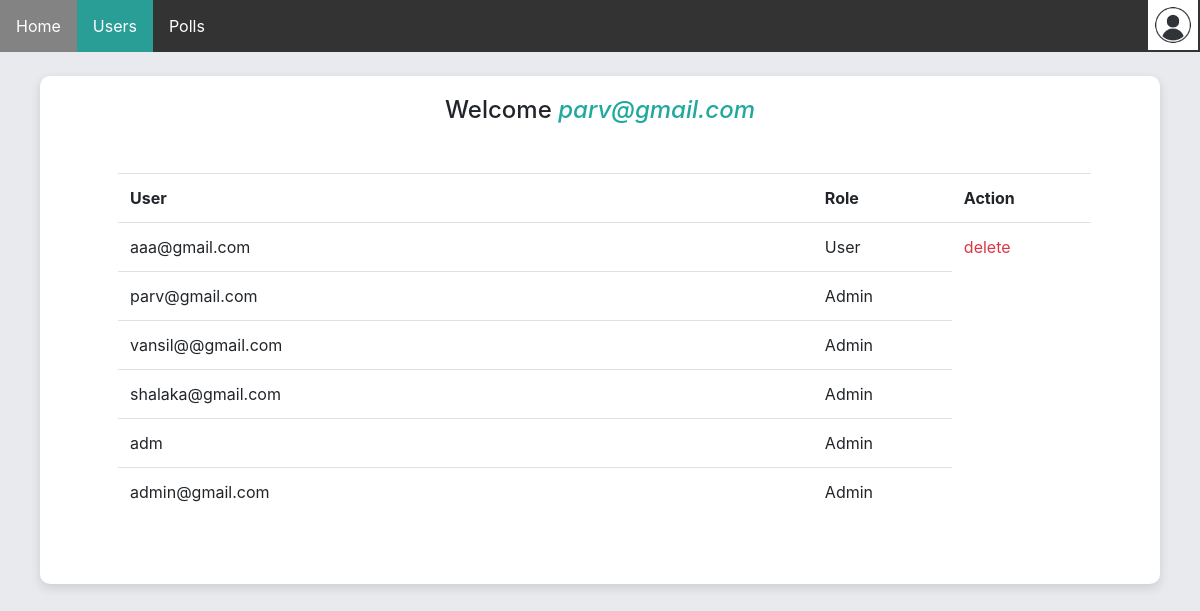
Screenshot of /admin (signed in) with the database file from the repository.
### app/models.py (models this page shows)
class User(db.Model, UserMixin):
    __tablename__ = 'user'
    id = db.Column(db.Integer, primary_key=True)
    email = db.Column(db.String(500), unique=True, nullable=False)
    password_hash = db.Column(db.String(500), unique=True, nullable=False) # store the hash password
    is_admin = db.Column(db.Boolean, default=False)
    polls = db.relationship('Poll', backref='creator', lazy=True, cascade="all, delete")
    votes = db.relationship('Vote', backref='voter', lazy=True, cascade="all, delete")
    vote_history = db.relationship('UserVoteHistory', backref='user', lazy=True, cascade="all, delete")

### app/routes.py (the view)
@app.route('/admin')
@auth.admin_required
def admin_users():
    users = auth.get_all_users()
    return render_template("admin_users.html", user=current_user, users=users, page="users")

### app/auth.py (called while the page is built)
def load_user(user_id):
    return User.query.get(int(user_id))

def get_all_users():
    users = User.query.all()
    return users

def admin_required(func):
    @login_required
    @wraps(func) # necessary, because otherwise decorator would change the name of every function it decorates to "wrapper". See https://stackoverflow.com/questions/308999/what-does-functools-wraps-do
    def wrapper(*args, **kwargs):
        if not current_user.is_admin:
            return login_manager.unauthorized()
        return func(*args, **kwargs)
    return wrapper

### app/routes.py (called while the page is built)
@login_manager.user_loader
def load_user(user_id):
    return auth.load_user(user_id)

### app/templates/admin_users.html
{% extends 'admin_home.html' %}
{% block wrapper %}
<div class="m-5">
    <table class="table">
        <tr>
            <th scope="col"> User </th>
            <th scope="col"> Role </th>
            <th scope="col"> Action </th>
        </tr>
        {% for user in users %}
        <tr>
            <td class='col-sm-5'>{{ user.email }}</td>
            {% if user.is_admin %}
                <td class='col-sm-1'>Admin</td>
            {% else %}
                <td class='col-sm-1'>User</td>
            {% endif %}
            {% if not user.is_admin %}
                <td class="col-sm-1"><a class="text-danger" href="{{url_for('admin_delete', user_id=user.id)}}">delete</a></td>
            {% endif %}
        </tr>
        {% endfor %}
    </table>
    </div>
{% endblock %}

### app/templates/admin_home.html (shortened to what this page needs)
{% extends "base.html" %}
{% block body %}
<link rel="stylesheet" href="{{ url_for('static', filename='home.css') }}" type="text/css"/>
<ul>
    <li><a id="home" href="{{ url_for('home') }}">Home</a></li>
    <li><a id="users" href="{{ url_for('admin_users') }}">Users</a></li>
    <li><a id="polls" href="{{ url_for('admin_polls') }}">Polls</a></li>
    <li style="float:right" class="user">
        <img onclick="toggleSidebar()" style="float:right" src="{{ url_for('static', filename='user.jpg')}}" height="50" width="50">
    </li>
</ul>
<br>
<div class="wrapper">
    <h4 class="welcome">Welcome <i class="username">{{user.email}}</i></h4>
    {% block wrapper %}
    {% endblock %}
</div>
{% endblock %}

### app/templates/base.html (shortened to what this page needs)
<!DOCTYPE html>
<html>
<head>
    <link rel="stylesheet" href="https://cdn.jsdelivr.net/npm/bootstrap@4.1.3/dist/css/bootstrap.min.css">
</head>
<body>
    {% block body %} {% endblock %}
</body>
</html>

### app/static/home.css (style rules this page uses)
body { background: rgb(233, 234, 237); }
ul { list-style-type: none; margin: 0; padding: 0; overflow: hidden; background-color: #333; }
li { float: left; }
li a { display: block; color: white; text-align: center; padding: 14px 16px; text-decoration: none !important; }
.active { background-color: #299E96; }
h2, h5, th, td { cursor: default; }
.welcome { text-align: center; }
table { border-collapse: collapse; margin: 20px; margin-left: 30px; min-width: fit-content; max-width: 95%; }
th, td { text-align: left; padding: 8px; }
td a { color: #299E96; display: block; }
.wrapper { background: #fff; border-radius: 10px; box-shadow: 0px 4px 10px 1px rgba(0, 0, 0, 0.1); display: block; align-items: center; justify-content: center; padding-top: 20px; margin-left: 40px; margin-right: 40px; padding-bottom: 20px; }
.username { color: #21a89f; }
.user { padding-right: 2px; }

### rows the page displays
User: email "parv@gmail.com", is_admin "Admin"
User: email "aaa@gmail.com", is_admin "User"
User: email "vansil@@gmail.com", is_admin "Admin"
User: email "shalaka@gmail.com", is_admin "Admin"
User: email "adm", is_admin "Admin"
User: email "admin@gmail.com", is_admin "Admin"
